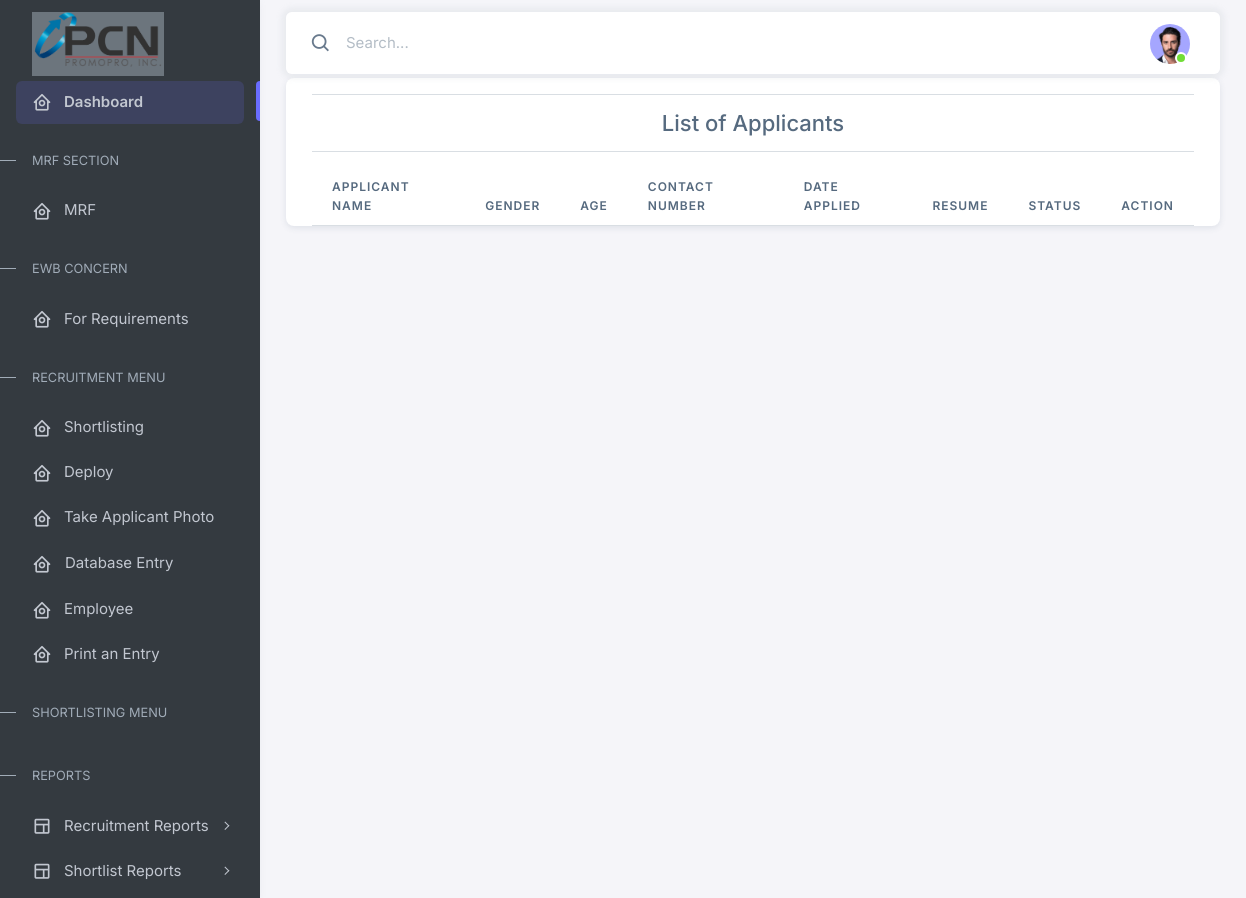
The page /recruitment/views/shortlisted_applicants.php?id=703 (signed in) on the database as committed earlier.
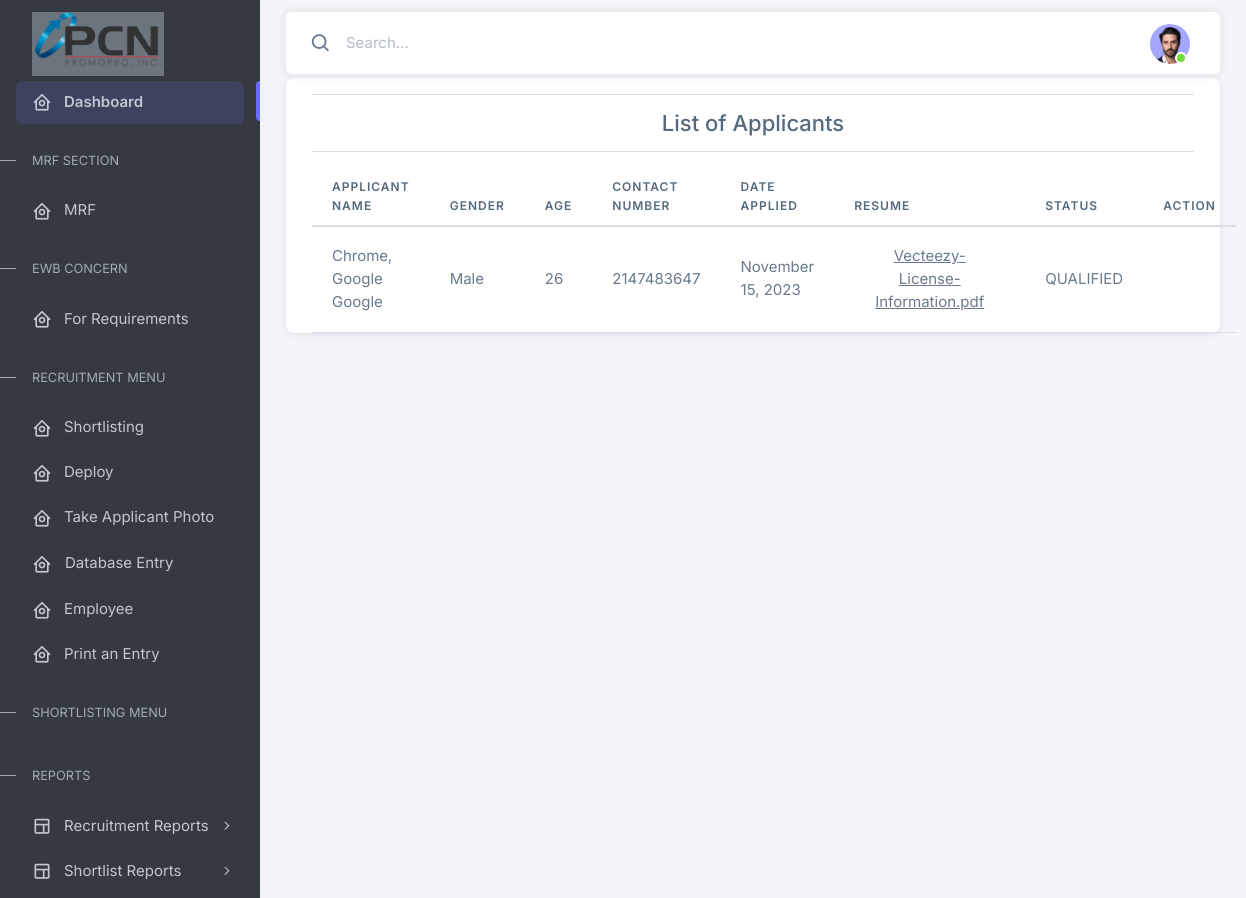
The same page on the database as committed later.
### tables this page shows
CREATE TABLE `applicant_resume` (
  `id` int(11) NOT NULL,
  `applicant_id` int(11) NOT NULL,
  `project_id` int(11) NOT NULL,
  `resume_file` varchar(255) NOT NULL,
  `status` varchar(255) NOT NULL DEFAULT 'FOR SCREENING',
  `project_status` varchar(255) NOT NULL DEFAULT 'PENDING',
  `date_applied` datetime NOT NULL DEFAULT CURRENT_TIMESTAMP,
  `is_deleted` int(11) NOT NULL DEFAULT '0'
);

CREATE TABLE `applicant` (
  `id` int(11) NOT NULL,
  `source` varchar(255) NOT NULL,
  `username` varchar(255) NOT NULL,
  `password` varchar(255) NOT NULL,
  `firstname` varchar(255) NOT NULL,
  `middlename` varchar(255) NOT NULL,
  `lastname` varchar(255) NOT NULL,
  `extension_name` varchar(255) NOT NULL,
  `gender` varchar(255) NOT NULL,
  `civil_status` varchar(255) NOT NULL,
  `age` int(11) NOT NULL,
  `mobile_number` int(15) NOT NULL,
  `email_address` varchar(255) NOT NULL,
  `birthday` varchar(255) NOT NULL,
  `present_address` varchar(255) NOT NULL,
  `city` varchar(255) NOT NULL,
  `region` varchar(255) NOT NULL,
  `applicant_status` varchar(25) NOT NULL DEFAULT 'ACTIVE',
  `resume_attachment` varchar(255) NOT NULL,
  `image` varchar(255) NOT NULL,
  `date_created` timestamp NOT NULL DEFAULT CURRENT_TIMESTAMP
);

### recruitment/views/shortlisted_applicants.php (the view, shortened to what this page needs)
<?php
include '../../connect.php';
if (isset($_SESSION['username'], $_SESSION['password'])) {
?>
    <!DOCTYPE html>
    <html lang="en">
    <head>
    </head>
    <body>
        <div class="layout-wrapper layout-content-navbar">
            <div class="layout-container">
                <?php include '../components/sidebar.php'; ?>
                <div class="layout-page">
                    <?php include '../components/navbar.php'; ?>
                    <div class="content-wrapper mt-1">
                        <div class="container">
                            <div class="card">
                                <div class="container">
                                    <hr>
                                    <div class="title justify-content-center align-items-center mx-auto text-center">
                                        <h4 class="fs-4">
                                            List of Applicants
                                        </h4>
                                    </div>
                                    <hr>
                                    <table class="table" id="example">
                                        <thead>
                                            <tr>
                                                <th>Applicant Name</th>
                                                <th>gender</th>
                                                <th>Age</th>
                                                <th>Contact Number</th>
                                                <th>Date Applied</th>
                                                <th>Resume</th>
                                                <th>Status</th>
                                                <th>Action</th>
                                            </tr>
                                        </thead>
                                        <tbody>
                                            <?php
                                            $id = $_GET['id'];
                                            $query = "SELECT applicant.*, project.*, resume.*, DATE_FORMAT(resume.date_applied, '%M %d, %Y') as date_applied
                                                    FROM applicant applicant, projects project, applicant_resume resume
                                                    WHERE applicant.id = resume.applicant_id
                                                    AND project.id = resume.project_id
                                                    AND project.id = '$id'";
                                            $result = $link->query($query);
                                            while ($row = $result->fetch_assoc()) {
                                            ?>
                                                <tr>
                                                    <td><?php echo $row['lastname'] . ", " . $row['firstname'] . " " . $row['middlename'] ?></td>
                                                    <td><?php echo $row['gender'] ?></td>
                                                    <td><?php echo $row['age'] ?></td>
                                                    <td><?php echo $row['mobile_number'] ?></td>
                                                    <td><?php echo $row['date_applied'] ?></td>
                                                    <td>
                                                        <button type="button" class="btn" data-bs-toggle="modal" data-bs-target="#viewResume-<?php echo $row['id']; ?>" title="View Resume" style="text-decoration: underline; box-shadow: none !important; outline: none !important;"><?php echo $row['resume_file'] ?></button>
                                                    </td>
                                                    <td><?php echo $row['status'] ?></td>
                                                    <td>
                                                    </td>
                                                </tr>
                                            <?php } ?>
                                        </tbody>
                                    </table>
                                </div>
                            </div>
                        </div>
                    </div>
                </div>
            </div>
    </body>
    </html>
<?php
} else {
    header("Location: ../../index.php");
    session_destroy();
    exit(0);
}
?>

Rows that differ between the two databases and show on the page:
added applicant_resume: applicant.lastname "Chrome", applicant.firstname "Google", applicant.middlename "Google", applicant.gender "Male", applicant.age "26", applicant.mobile_number "2147483647", date_applied "November 15, 2023", resume_file "Vecteezy-License-Information.pdf", status "QUALIFIED"
